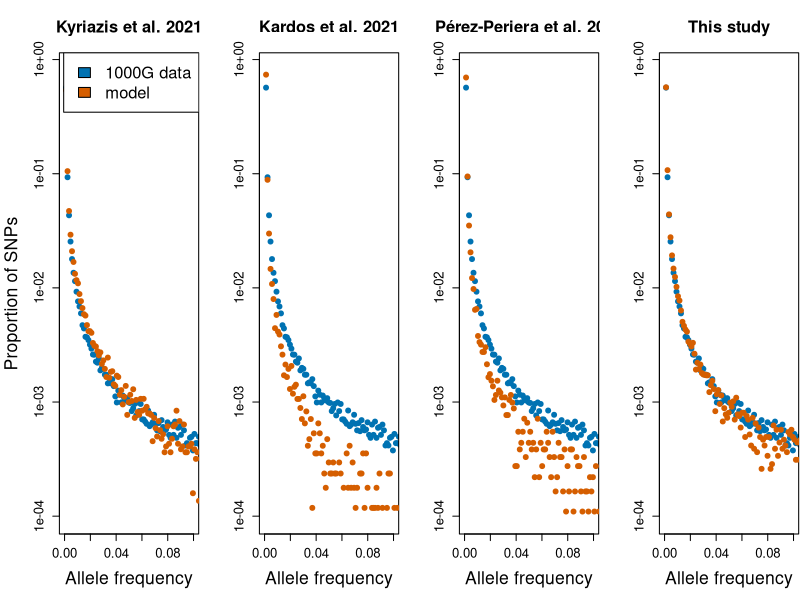
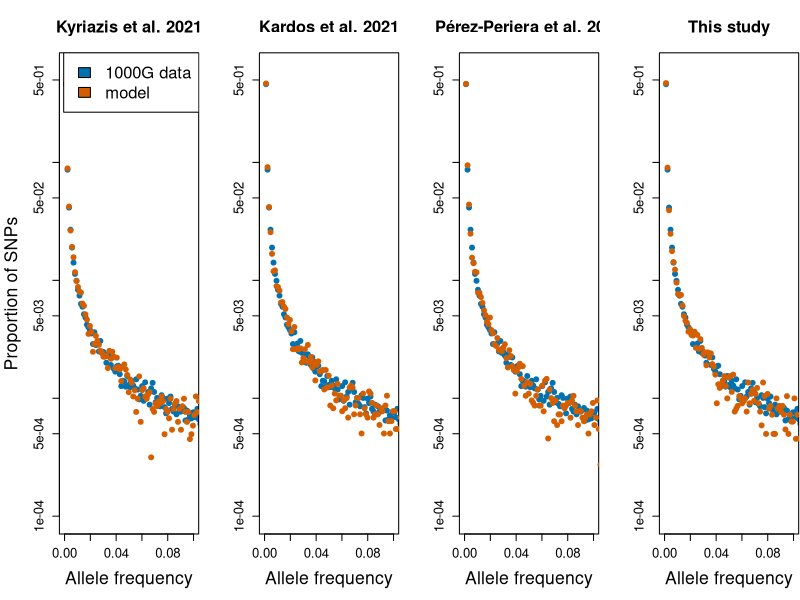

Write R code to recreate these figures, in order.

### script for creating Figures 3 and S3 from Kyriazis et al. 2023 AmNat

# read in data
# setwd to directory containing data files

### read in 1kg SFSs 
ns_sfs_1kg <- scan("1kg_nonsyn.txt")
ns_sfs_1kg <- replace(ns_sfs_1kg, ns_sfs_1kg==0, 1) # replace all zeros in SFS with 1 for log plotting
syn_sfs_1kg <- scan("1kg_syn.txt")
syn_sfs_1kg <- replace(syn_sfs_1kg, syn_sfs_1kg==0, 1)


### read in simulated perez 2022 SFSs
ns_sfs_perez <- read.table("perez_nonsyn.txt")
ns_sfs_perez <- colSums(ns_sfs_perez)
ns_sfs_perez <- replace(ns_sfs_perez, ns_sfs_perez==0, 1)
syn_sfs_perez <- read.table("perez_syn.txt")
syn_sfs_perez <- colSums(syn_sfs_perez)
syn_sfs_perez <- replace(syn_sfs_perez, syn_sfs_perez==0, 1)


### read in simulated Kyriazis 2021 SFSs 
ns_sfs_kyriazis <- read.table("henn_nonsyn.txt")
ns_sfs_kyriazis <- colSums(ns_sfs_kyriazis)
ns_sfs_kyriazis <- replace(ns_sfs_kyriazis, ns_sfs_kyriazis==0, 1)
syn_sfs_kyriazis <- read.table("henn_syn.txt")
syn_sfs_kyriazis <- colSums(syn_sfs_kyriazis)
syn_sfs_kyriazis <- replace(syn_sfs_kyriazis, syn_sfs_kyriazis==0, 1)

### read in simulated kardos 2021 SFSs
ns_sfs_kardos <- read.table("kardos_nonsyn.txt")
ns_sfs_kardos <- colSums(ns_sfs_kardos)
ns_sfs_kardos <- replace(ns_sfs_kardos, ns_sfs_kardos==0, 1)
syn_sfs_kardos <- read.table("kardos_syn.txt")
syn_sfs_kardos <- colSums(syn_sfs_kardos)
syn_sfs_kardos <- replace(syn_sfs_kardos, syn_sfs_kardos==0, 1)

### read in simulated newDFE SFSs
ns_sfs_newDFE <- read.table("newDFE_nonsyn.txt")
ns_sfs_newDFE <- colSums(ns_sfs_newDFE)
ns_sfs_newDFE <- replace(ns_sfs_newDFE, ns_sfs_newDFE==0, 1)
syn_sfs_newDFE <- read.table("newDFE_syn.txt")
syn_sfs_newDFE <- colSums(syn_sfs_newDFE)
syn_sfs_newDFE <- replace(syn_sfs_newDFE, syn_sfs_newDFE==0, 1)



### plot main text NS SFSs (Fig 3)
pdf("NS_SFS_dotplots.pdf", width=10, height=3)
par(mfrow=c(1,4), mar=c(5,4.5,4,0.1))

xmax = 0.1
ymin = 1e-4
cols = c("#0072B2", "#D55E00")
allele_freq <- seq(from=1, to =864)/864
lab=1.6
axis=1.2
title=1.5

plot(allele_freq, ns_sfs_1kg/sum(ns_sfs_1kg), xlim=c(0,xmax), log='y', ylim=c(ymin, 0.8), pch=19, main = "Kyriazis et al. 2021", ylab = "Proportion of SNPs", col = cols[1], xlab = 'Allele frequency', cex.lab=lab, cex.axis=axis, cex.main=title)
points(allele_freq, ns_sfs_kyriazis/sum(ns_sfs_kyriazis), pch=19, col=cols[2])
legend(x = 'topright', legend = c("1000G data" ,"model"), fill = cols, cex=1.5)

plot(allele_freq, ns_sfs_1kg/sum(ns_sfs_1kg), xlim=c(0,xmax), log='y', ylim=c(ymin, 0.8), pch=19, main = "Kardos et al. 2021", ylab = "", col = cols[1], xlab = 'Allele frequency', cex.lab=lab, cex.axis=axis, cex.main=title)
points(allele_freq, ns_sfs_kardos/sum(ns_sfs_kardos), pch=19, col=cols[2])

plot(allele_freq, ns_sfs_1kg/sum(ns_sfs_1kg), xlim=c(0,xmax), log='y', ylim=c(ymin, 0.8), pch=19, main = "Pérez-Periera et al. 2022", ylab = "", col = cols[1], xlab = 'Allele frequency', cex.lab=lab, cex.axis=axis, cex.main=title)
points(allele_freq, ns_sfs_perez/sum(ns_sfs_perez), pch=19, col=cols[2])

plot(allele_freq, ns_sfs_1kg/sum(ns_sfs_1kg), xlim=c(0,xmax), log='y', ylim=c(ymin, 0.8), pch=19, main = "This study", ylab = "", col = cols[1], xlab = 'Allele frequency', cex.lab=lab, cex.axis=axis, cex.main=title)
points(allele_freq, ns_sfs_newDFE/sum(ns_sfs_newDFE), pch=19, col=cols[2])

dev.off()




### plot SI SYN SFSs (Fig S3)
pdf("SYN_SFS_dotplots.pdf", width=10, height=3)
par(mfrow=c(1,4), mar=c(5,4.5,4,0.1))

xmax = 0.1
ymin = 1e-4
cols = c("#0072B2", "#D55E00")
allele_freq <- seq(from=1, to =864)/864
lab=1.6
axis=1.2
title=1.5

plot(allele_freq, syn_sfs_1kg/sum(syn_sfs_1kg), xlim=c(0,xmax), log='y', ylim=c(ymin, 0.6), pch=19, main = "Kyriazis et al. 2021", ylab = "Proportion of SNPs", col = cols[1], xlab = 'Allele frequency', cex.lab=lab, cex.axis=axis, cex.main=title)
points(allele_freq, syn_sfs_kyriazis/sum(syn_sfs_kyriazis), pch=19, col=cols[2])
legend(x = 'topright', legend = c("1000G data" ,"model"), fill = cols, cex=1.5)

plot(allele_freq, syn_sfs_1kg/sum(syn_sfs_1kg), xlim=c(0,xmax), log='y', ylim=c(ymin, 0.6), pch=19, main = "Kardos et al. 2021", ylab = "", col = cols[1], xlab = 'Allele frequency', cex.lab=lab, cex.axis=axis, cex.main=title)
points(allele_freq, syn_sfs_kardos/sum(syn_sfs_kardos), pch=19, col=cols[2])

plot(allele_freq, syn_sfs_1kg/sum(syn_sfs_1kg), xlim=c(0,xmax), log='y', ylim=c(ymin, 0.6), pch=19, main = "Pérez-Periera et al. 2022", ylab = "", col = cols[1], xlab = 'Allele frequency', cex.lab=lab, cex.axis=axis, cex.main=title)
points(allele_freq, syn_sfs_perez/sum(syn_sfs_perez), pch=19, col=cols[2])

plot(allele_freq, syn_sfs_1kg/sum(syn_sfs_1kg), xlim=c(0,xmax), log='y', ylim=c(ymin, 0.6), pch=19, main = "This study", ylab = "", col = cols[1], xlab = 'Allele frequency', cex.lab=lab, cex.axis=axis, cex.main=title)
points(allele_freq, syn_sfs_newDFE/sum(syn_sfs_newDFE), pch=19, col=cols[2])


dev.off()




### calculate fraction of NS alleles above ~5%
# what is cutoff for 5%? note that 864 is haploid sample size
864*0.05 

sum(ns_sfs_1kg[43:864]/sum(ns_sfs_1kg))
sum(ns_sfs_kyriazis[43:864]/sum(ns_sfs_kyriazis))
sum(ns_sfs_kardos[43:864]/sum(ns_sfs_kardos))
sum(ns_sfs_perez[43:864]/sum(ns_sfs_perez))
sum(ns_sfs_newDFE[43:864]/sum(ns_sfs_newDFE))


### calculate fraction of NS singletons
(ns_sfs_1kg/sum(ns_sfs_1kg))[1]
(ns_sfs_kyriazis/sum(ns_sfs_kyriazis))[1]
(ns_sfs_kardos/sum(ns_sfs_kardos))[1]
(ns_sfs_perez/sum(ns_sfs_perez))[1]
(ns_sfs_newDFE/sum(ns_sfs_newDFE))[1]







